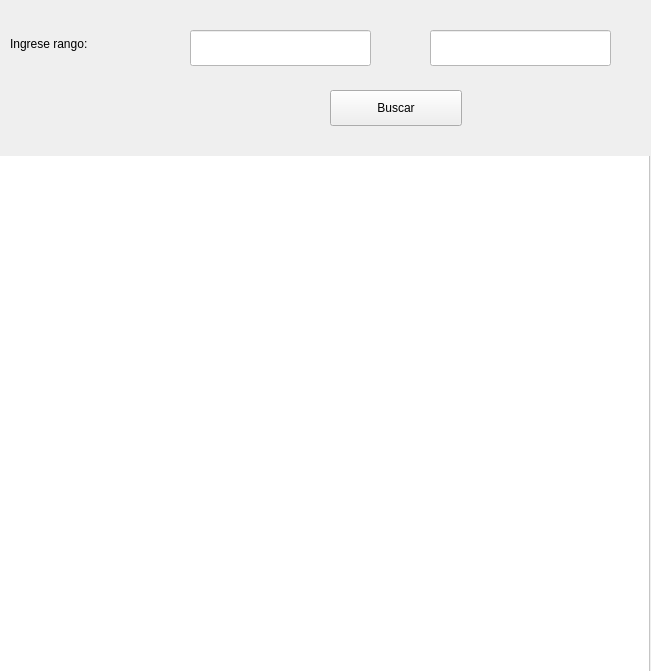
<?xml version="1.0" encoding="UTF-8"?>
<ui version="4.0">
 <class>PantallaBuscarPorRangoCaducidad</class>
 <widget class="QWidget" name="PantallaBuscarPorRangoCaducidad">
  <property name="geometry">
   <rect>
    <x>0</x>
    <y>0</y>
    <width>651</width>
    <height>671</height>
   </rect>
  </property>
  <property name="windowTitle">
   <string>Form</string>
  </property>
  <property name="styleSheet">
   <string notr="true"/>
  </property>
  <widget class="QWidget" name="layoutWidget">
   <property name="geometry">
    <rect>
     <x>0</x>
     <y>0</y>
     <width>651</width>
     <height>671</height>
    </rect>
   </property>
   <layout class="QVBoxLayout" name="verticalLayout">
    <item>
     <widget class="QWidget" name="widget" native="true">
      <property name="minimumSize">
       <size>
        <width>100</width>
        <height>80</height>
       </size>
      </property>
      <property name="maximumSize">
       <size>
        <width>16777215</width>
        <height>150</height>
       </size>
      </property>
      <widget class="QLabel" name="label">
       <property name="geometry">
        <rect>
         <x>10</x>
         <y>30</y>
         <width>161</width>
         <height>28</height>
        </rect>
       </property>
       <property name="text">
        <string>Ingrese rango:</string>
       </property>
      </widget>
      <widget class="QLineEdit" name="leInicio">
       <property name="geometry">
        <rect>
         <x>190</x>
         <y>30</y>
         <width>181</width>
         <height>36</height>
        </rect>
       </property>
       <property name="styleSheet">
        <string notr="true">background-color: white</string>
       </property>
      </widget>
      <widget class="QPushButton" name="pushButton">
       <property name="geometry">
        <rect>
         <x>330</x>
         <y>90</y>
         <width>132</width>
         <height>36</height>
        </rect>
       </property>
       <property name="text">
        <string>Buscar</string>
       </property>
      </widget>
      <widget class="QLineEdit" name="leFinal">
       <property name="geometry">
        <rect>
         <x>430</x>
         <y>30</y>
         <width>181</width>
         <height>36</height>
        </rect>
       </property>
       <property name="styleSheet">
        <string notr="true">background-color: white</string>
       </property>
      </widget>
     </widget>
    </item>
    <item>
     <widget class="QWidget" name="widget_2" native="true">
      <property name="minimumSize">
       <size>
        <width>100</width>
        <height>100</height>
       </size>
      </property>
      <widget class="QScrollArea" name="scrollArea">
       <property name="geometry">
        <rect>
         <x>-1</x>
         <y>-11</y>
         <width>651</width>
         <height>531</height>
        </rect>
       </property>
       <property name="styleSheet">
        <string notr="true">background-color: white</string>
       </property>
       <property name="widgetResizable">
        <bool>true</bool>
       </property>
       <widget class="QWidget" name="scrollAreaWidgetContents">
        <property name="geometry">
         <rect>
          <x>0</x>
          <y>0</y>
          <width>649</width>
          <height>529</height>
         </rect>
        </property>
       </widget>
      </widget>
     </widget>
    </item>
   </layout>
  </widget>
 </widget>
 <resources/>
 <connections/>
</ui>
